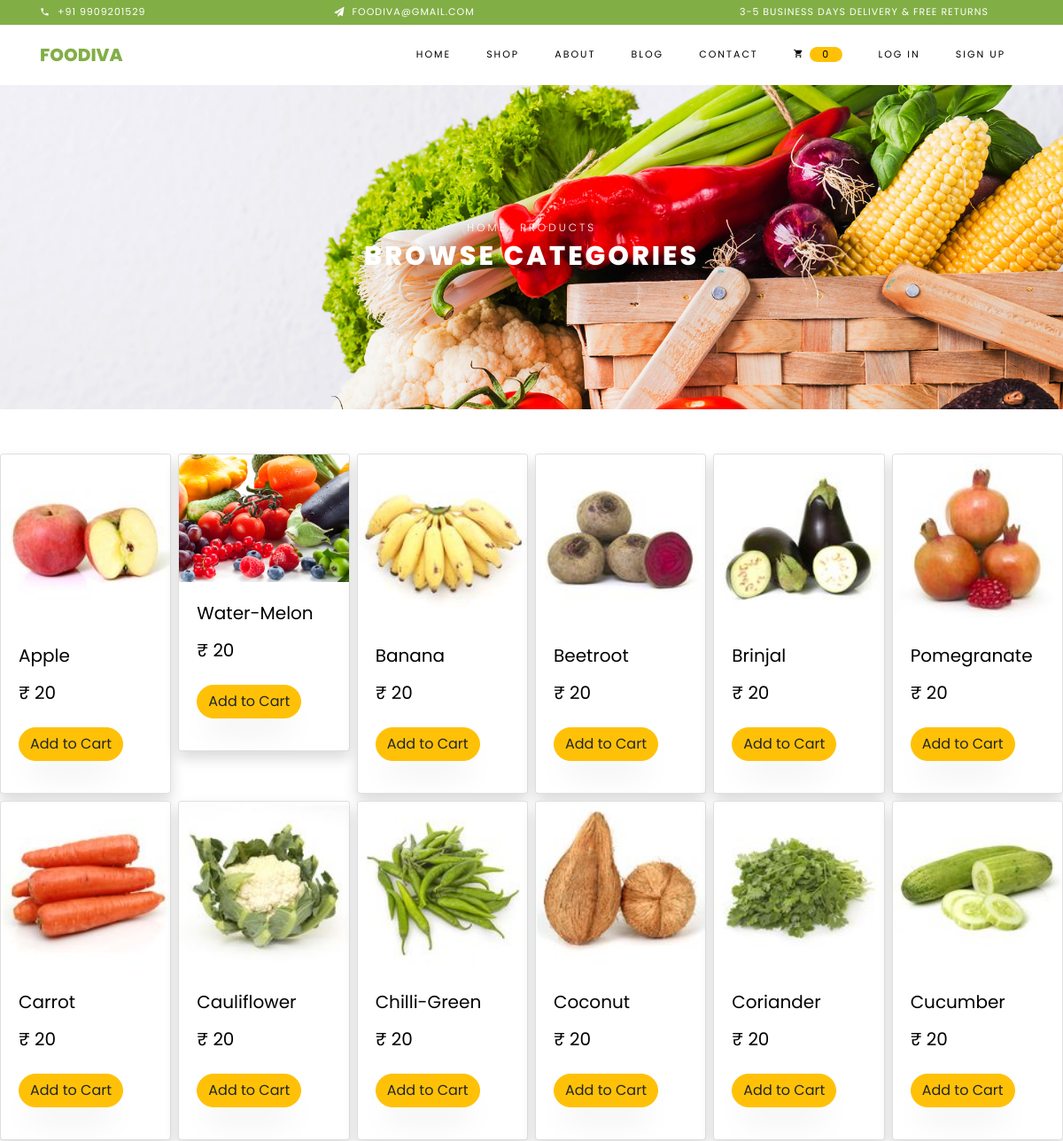
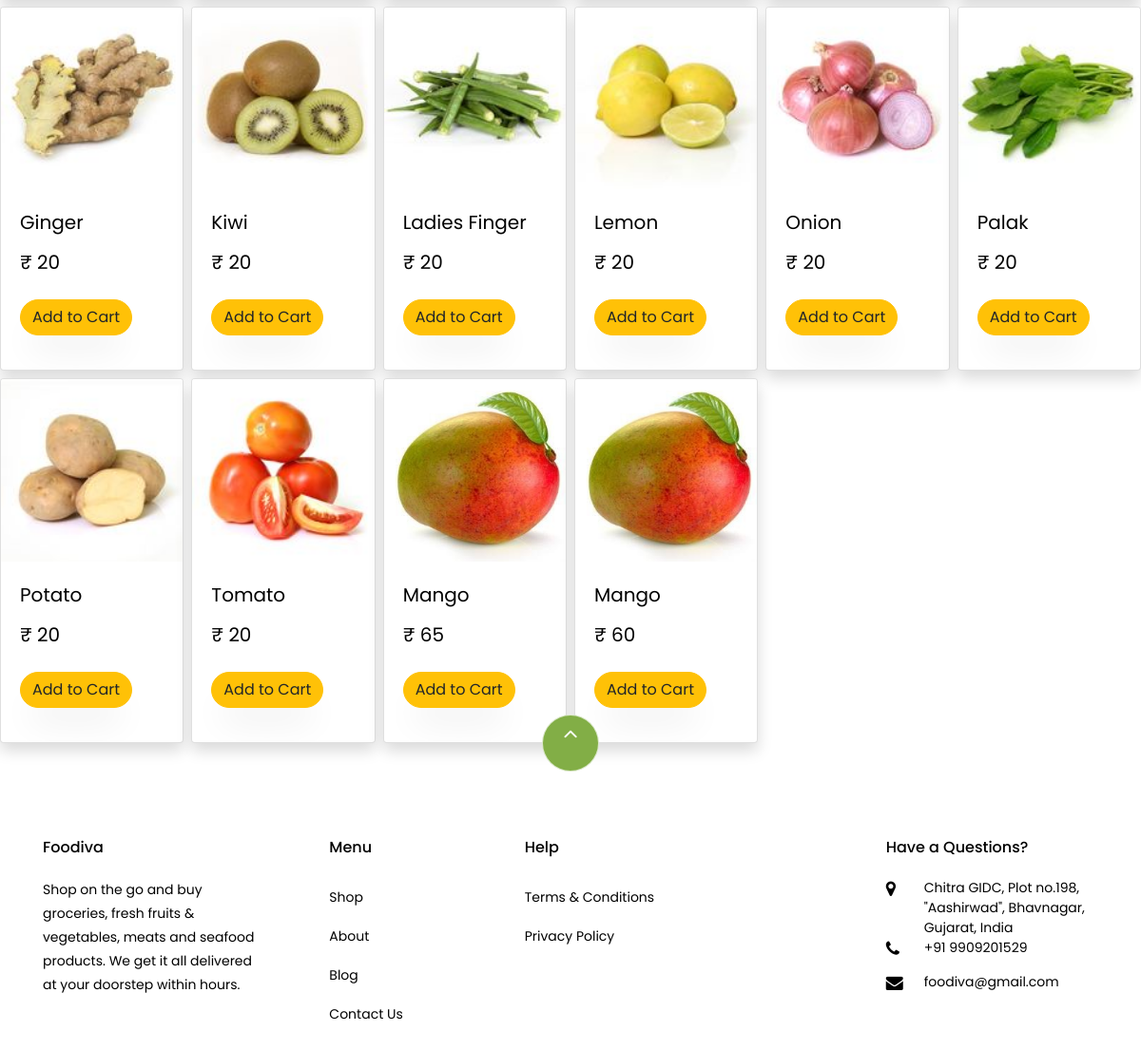
Screenshot of /product.php?tableName=cat_fruit with the database file from the repository (2 pictures, top to bottom).
### tables this page shows
CREATE TABLE `cat_fruit` (
  `id` int(100) NOT NULL,
  `product_id` varchar(100) NOT NULL,
  `name` varchar(100) NOT NULL,
  `image` varchar(100) NOT NULL,
  `description` varchar(1000) NOT NULL,
  `quant_avai` int(200) NOT NULL,
  `price` int(200) NOT NULL
);

### component.php (the view, shortened to what this page needs)
<?php
function component($productname, $productprice, $productimg, $productid, $tableN){
    $element = "
    <div class=\"cards\">
                <form action=product.php?tableName=$tableN method=\"post\">
                    <div class=\"card shadow\">
                        <div>
                            <img src=\"$productimg\" alt=\"Image1\" onerror=this.src=\"images/Fruits&Vegetables.jpg\" class=\"img-fluid card-img-top\">
                        </div>
                        <div class=\"card-body\">
                            <h5 class=\"card-title\" style=\"text-transform: capitalize;\" >$productname</h5>
                            <h5>
                                <span class=\"price\">₹ $productprice</span>
                            </h5>
                            <button type=\"submit\" class=\"btn btn-warning my-3\" name=\"add\">Add to Cart <i class=\"fas fa-shopping-cart\"></i></button>
                             <input type='hidden' name='product_id' value='$productid'>
                             <input type='hidden' name='product_table' value='$tableN'>
                        </div>
                    </div>
                </form>
            </div>
    ";
    echo $element;
}
?>

### product.php (shortened to what this page needs)
<?php
require_once("./component.php");
?>
<!DOCTYPE html>
<html lang="en">
<head>
  <link rel="stylesheet" href="css/open-iconic-bootstrap.min.css">
  <link rel="stylesheet" href="css/animate.css">
  <link rel="stylesheet" href="css/owl.carousel.min.css">
  <link rel="stylesheet" href="css/owl.theme.default.min.css">
  <link rel="stylesheet" href="css/magnific-popup.css">
  <link rel="stylesheet" href="css/aos.css">
  <link rel="stylesheet" href="css/ionicons.min.css">
  <link rel="stylesheet" href="css/bootstrap-datepicker.css">
  <link rel="stylesheet" href="css/jquery.timepicker.css">
  <link rel="stylesheet" href="css/flaticon.css">
  <link rel="stylesheet" href="css/icomoon.css">
  <link rel="stylesheet" href="css/style.css">
</head>
<body class="goto-here">
  <?php require_once("./navbar.php"); ?>
  <div class="hero-wrap hero-bread" style="background-image: url('images/bg_1.jpg');">
    <div class="container">
      <div class="row no-gutters slider-text align-items-center justify-content-center">
        <div class="col-md-9 ftco-animate text-center">
          <p class="breadcrumbs"><span class="mr-2"><a href="index.php">Home</a></span> <span>Products</span></p>
          <h1 class="mb-0 bread">Browse Categories</h1>
        </div>
      </div>
    </div>
  </div>
  <section style="  height: 50px; display: flex;">
  </section>
  <div class="cat_container">
    <?php
    $tableN = $_SESSION['tabName'];
    $results = $mysqli->query("SELECT * FROM $tableN ORDER BY id ASC");
    if ($results) {
      while ($obj = $results->fetch_object()) {
        component($obj->name, $obj->price, $obj->image, $obj->product_id, $tableN);
      }
    }
    ?>
  </div>
  <?php
  include "footer.php";
  ?>
</body>
</html>

### navbar.php (shortened to what this page needs)
<div class="py-1 bg-primary">
  <div class="container">
    <div class="row no-gutters d-flex align-items-start align-items-center px-md-0">
      <div class="col-lg-12 d-block">
        <div class="row d-flex">
          <div class="col-md pr-4 d-flex topper align-items-center">
            <div class="icon mr-2 d-flex justify-content-center align-items-center"><span class="icon-phone2"></span></div>
            <span class="text">+91 9909201529</span>
          </div>
          <div class="col-md pr-4 d-flex topper align-items-center">
            <div class="icon mr-2 d-flex justify-content-center align-items-center"><span class="icon-paper-plane"></span></div>
            <span class="text">foodiva@gmail.com</span>
          </div>
          <div class="col-md-5 pr-4 d-flex topper align-items-center text-lg-right">
            <span class="text">3-5 Business days delivery &amp; Free Returns</span>
          </div>
        </div>
      </div>
    </div>
  </div>
</div>
<nav class="navbar navbar-expand-lg navbar-dark ftco_navbar bg-dark ftco-navbar-light" id="ftco-navbar">
  <div class="container">
    <a class="navbar-brand" href="index.php">Foodiva</a>
    <div class="collapse navbar-collapse" id="ftco-nav">
      <ul class="navbar-nav ml-auto">
        <li class="nav-item active"><a href="index.php" class="nav-link">Home</a></li>
        <li class="nav-item"><a href="shop.php" class="nav-link">Shop</a></li>
        <li class="nav-item"><a href="about.php" class="nav-link">About</a></li>
        <li class="nav-item"><a href="blog.php" class="nav-link">Blog</a></li>
        <li class="nav-item"><a href="contact.php" class="nav-link">Contact</a></li>
        <li class="nav-item cta cta-colored"><a href="cart.php" class="nav-link active">
            <span class="icon-shopping_cart"></span>
            <?php
            if (isset($_SESSION['uid'])) {
              $count = getcount();
              echo "<span style=\"text-align: center; padding: 0 0.9rem 0.1rem 0.9rem; border-radius: 3rem; \" class=\"bg-warning\">$count</span>";
            } else {
              echo "<span style=\"text-align: center; padding: 0 0.9rem 0.1rem 0.9rem; border-radius: 3rem;\" class=\"bg-warning\">0</span>";
            }
            ?>
          </a></li>
        <li>
          <?php
          if (!isset($_SESSION['uid'])) {
            echo '<li class="nav-item"><a href="index_login.php" class="nav-link">Log in</a></li>
           <li class="nav-item"><a href="index_signup.php" class="nav-link">Sign up</a></li>';
          }
          ?>
        </li>
      </ul>
    </div>
  </div>
</nav>

### footer.php (shortened to what this page needs)
<footer class="ftco-footer ftco-section">
  <div class="container">
    <div class="row">
      <div class="mouse">
        <a href="#" class="mouse-icon">
          <div class="mouse-wheel"><span class="ion-ios-arrow-up"></span></div>
        </a>
      </div>
    </div>
    <div class="row mb-5">
      <div class="col-md">
        <div class="ftco-footer-widget mb-4">
          <h2 class="ftco-heading-2">Foodiva</h2>
          <p>Shop on the go and buy groceries, fresh fruits & vegetables, meats and seafood products. We get it all delivered at your doorstep within hours.</p>
        </div>
      </div>
      <div class="col-md">
        <div class="ftco-footer-widget mb-4 ml-md-5">
          <h2 class="ftco-heading-2">Menu</h2>
          <ul class="list-unstyled">
            <li><a href="shop.php" class="py-2 d-block">Shop</a></li>
            <li><a href="about.php" class="py-2 d-block">About</a></li>
            <li><a href="blog.php" class="py-2 d-block">Blog</a></li>
            <li><a href="contact.php" class="py-2 d-block">Contact Us</a></li>
          </ul>
        </div>
      </div>
      <div class="col-md-4">
        <div class="ftco-footer-widget mb-4">
          <h2 class="ftco-heading-2">Help</h2>
          <div class="d-flex">
            <ul class="list-unstyled mr-l-5 pr-l-3 mr-4">
              <li><a href="terms.php" class="py-2 d-block">Terms &amp; Conditions</a></li>
              <li><a href="privacy.php" class="py-2 d-block">Privacy Policy</a></li>
            </ul>
          </div>
        </div>
      </div>
      <div class="col-md">
        <div class="ftco-footer-widget mb-4">
          <h2 class="ftco-heading-2">Have a Questions?</h2>
          <div class="block-23 mb-3">
            <ul>
              <li><span class="icon icon-map-marker"></span><span class="text">Chitra GIDC, Plot no.198, "Aashirwad", Bhavnagar, Gujarat, India</span></li>
              <li><a href="#"><span class="icon icon-phone"></span><span class="text">+91 9909201529</span></a></li>
              <li><a href="#"><span class="icon icon-envelope"></span><span class="text">foodiva@gmail.com</span></a></li>
            </ul>
          </div>
        </div>
      </div>
    </div>
  </div>
</footer>

### css/icomoon.css (style rules this page uses)
[class^="icon-"], [class*=" icon-"] { font-family: 'icomoon' !important; speak: none; font-style: normal; font-weight: normal; font-variant: normal; text-transform: none; line-height: 1; -webkit-font-smoothing: antialiased; -moz-osx-font-smoothing: grayscale; }
.icon-map-marker:before { content: "\f041"; }
.icon-phone:before { content: "\f095"; }
.icon-envelope:before { content: "\f0e0"; }
.icon-paper-plane:before { content: "\f1d8"; }
.icon-phone2:before { content: "\e0cd"; }
.icon-shopping_cart:before { content: "\e8cc"; }

### product.php (style rules this page uses)
img { max-width: 100%; height: auto; }
.cat_container { display: grid; grid-template-columns: repeat(6, 1fr); grid-gap: .5rem; }
.cards { width: 100%; height: 100%; }

### rows the page displays
cat_fruit: image (picture), name "Apple", price "20"
cat_fruit: shows a picture, name "Water-Melon", price "20"
cat_fruit: image (picture), name "Banana", price "20"
cat_fruit: image (picture), name "Beetroot", price "20"
cat_fruit: image (picture), name "Brinjal", price "20"
cat_fruit: image (picture), name "Pomegranate", price "20"
cat_fruit: image (picture), name "Carrot", price "20"
cat_fruit: image (picture), name "Cauliflower", price "20"
cat_fruit: image (picture), name "Chilli-Green", price "20"
cat_fruit: image (picture), name "Coconut", price "20"
cat_fruit: image (picture), name "Coriander", price "20"
cat_fruit: image (picture), name "Cucumber", price "20"
cat_fruit: image (picture), name "Ginger", price "20"
cat_fruit: image (picture), name "Kiwi", price "20"
cat_fruit: image (picture), name "Ladies Finger", price "20"
cat_fruit: image (picture), name "Lemon", price "20"
cat_fruit: image (picture), name "Onion", price "20"
cat_fruit: image (picture), name "Palak", price "20"
cat_fruit: image (picture), name "Potato", price "20"
cat_fruit: image (picture), name "Tomato", price "20"
cat_fruit: image (picture), name "Mango", price "65"
cat_fruit: image (picture), name "Mango", price "60"
